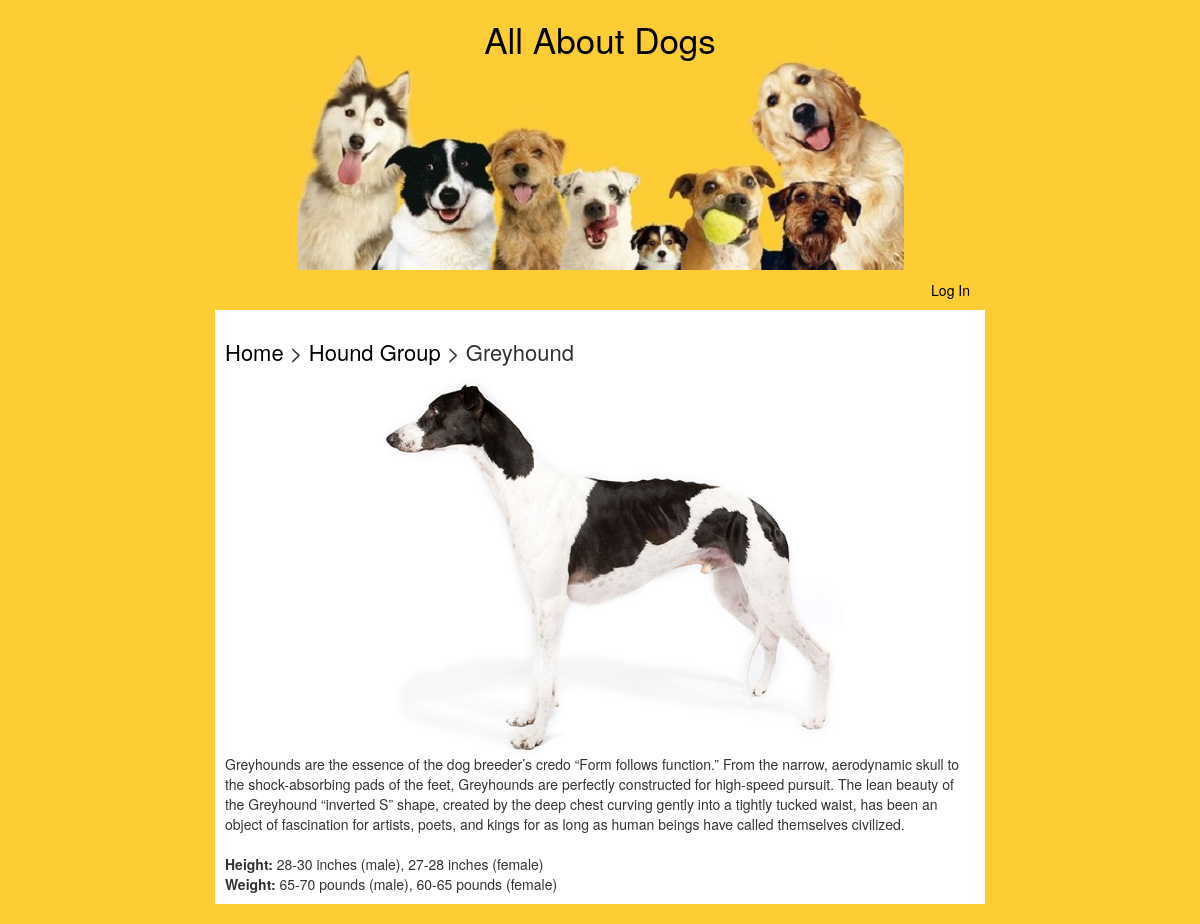
The app's page /groups/1/breeds/3/ with its own data.
### models.py (models this page shows, shortened)
class Group(Base):
    __tablename__ = 'group'
    id = Column(Integer, primary_key=True)
    name = Column(String(25), nullable=False)
    description = Column(String(1000))
    picture = Column(String(250))

class Breed(Base):
    __tablename__ = 'breed'
    id = Column(Integer, primary_key=True)
    name = Column(String(50), nullable=False)
    description = Column(String(1000))
    height = Column(String(100))
    weight = Column(String(100))
    picture = Column(String(250))
    group_id = Column(Integer, ForeignKey('group.id'))
    group = relationship(Group)
    user_id = Column(Integer, ForeignKey('user.id'))
    user = relationship(User)

### views.py (the view)
@app.route('/groups/<int:group_id>/breeds/<int:breed_id>/')
def showBreedInfo(group_id, breed_id):
    if 'user_id' in login_session:
        user = login_session['user_id']
    else:
        user = ''
    group = session.query(Group).filter_by(id=group_id).one()
    breed = session.query(Breed).filter_by(id=breed_id).one()
    return render_template('breedInfo.html',
                           breed=breed, group=group, user_id=user)

### templates/breedInfo.html (shortened to what this page needs)
{% extends "main.html" %}
{% block content %}
	<div>
		<h2>
			<a href="{{url_for('showGroups')}}">Home</a> >
			<a href="{{url_for('showGroupBreeds', group_id=group.id)}}">{{group.name}} Group</a> >
			{{breed.name}}
		</h2>
	</div>
	{% if breed.picture %}
		<div class="center"><img class="breed-pic" src="{{url_for('static', filename=breed.picture)}}" alt="{{breed.name}}"></div>
	{% endif %}
	<div>{{breed.description}}</div>
	<br/>
	<div><strong>Height:</strong> {{breed.height}}</div>
	<div><strong>Weight:</strong> {{breed.weight}}</div>
{% endblock %}

### static/styles.css (style rules this page uses)
body { background-color: #FECC35; }
h2 { font-size: 22px; margin-bottom: 15px; }
a { color: black; }
.breed-pic { max-width: 75%; }
.center { text-align: center; }

### records on screen
Group: name "Hound"
Breed: name "Greyhound", picture (picture), description "Greyhounds are the essence of the dog breeder’s credo “Form follows function.” From the narrow, aerodynamic skull to the shock-absorbing pads of the feet, Greyhounds are perfectly constructed for high-speed pursuit. The lean beauty of the Greyhound “inverted S” shape, created by the deep chest curving gently into a tightly tucked waist, has been an object of fascination for artists, poets, and kings for as long as human beings have called themselves civilized.", height "28-30 inches (male), 27-28 inches (female)", weight "65-70 pounds (male), 60-65 pounds (female)"
